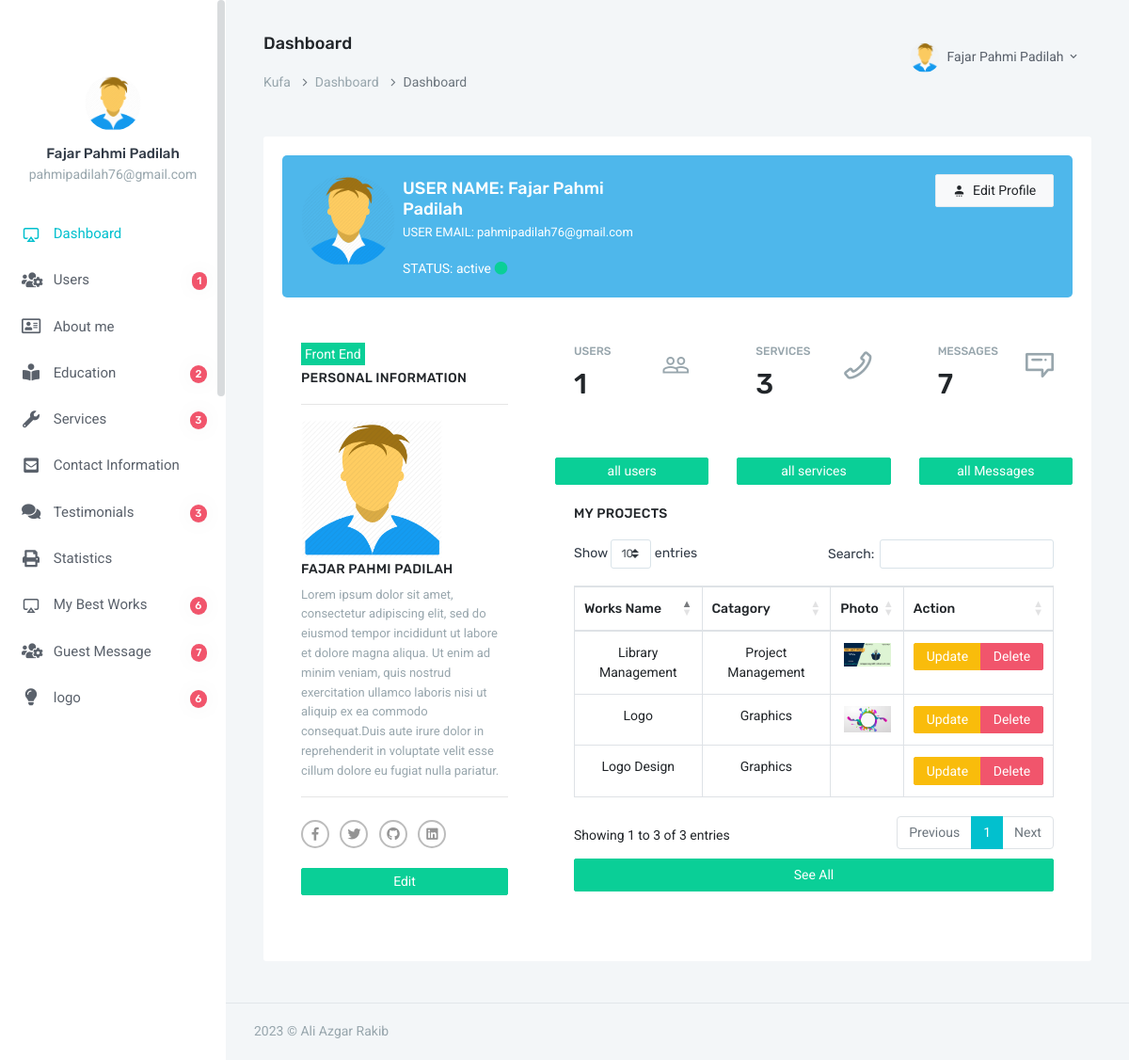
Screenshot of /admin/index.php (signed in) with the database file from the repository.
### tables this page shows
CREATE TABLE `users` (
  `id` int(3) NOT NULL,
  `fname` varchar(100) NOT NULL,
  `email` varchar(100) NOT NULL,
  `password` varchar(255) NOT NULL,
  `status` int(1) NOT NULL DEFAULT 1,
  `photo` varchar(100) NOT NULL DEFAULT 'default.png'
);

CREATE TABLE `about_me` (
  `id` int(2) NOT NULL,
  `name` varchar(100) NOT NULL,
  `intro` varchar(300) NOT NULL,
  `details` text NOT NULL,
  `fb_link` varchar(100) NOT NULL,
  `twitter_link` varchar(100) NOT NULL,
  `linkedin_link` varchar(100) NOT NULL,
  `github_link` varchar(100) NOT NULL,
  `photo` varchar(120) NOT NULL
);

CREATE TABLE `my_best_works` (
  `id` int(2) NOT NULL,
  `works_name` varchar(100) NOT NULL,
  `catagory` varchar(100) NOT NULL,
  `photo` varchar(110) NOT NULL DEFAULT 'default.jpg'
);

### admin/index.php (the view, shortened to what the rows shown need)
<?php
require_once "header.php";
require_once "db.php";
$email = $_SESSION['user_email'];
$query = "SELECT * FROM users WHERE email='$email'";
$result = $dbcon -> query($query);
$row = $result -> fetch_assoc();
$about_me = $dbcon->query("SELECT * FROM about_me");
$result = $about_me -> fetch_assoc();
$all_works = $dbcon->query("SELECT * FROM my_best_works ORDER BY id DESC LIMIT 3");
?>
    <div class="row">
                            <div class="col-sm-12">
                                <div class="profile-user-box card-box bg-info">
                                    <div class="row text-dark">
                                        <div class="col-sm-6">
                                            <span class="float-left mr-2"><img src="image/users/<?=$row['photo']?>" alt="profile_photo" width='100' class="avatar-xl rounded-circle"></span>
                                            <div class="media-body text-white">
                                                <h4 class="mt-1 mb-1 text-white font-18">USER NAME: <?=$row['fname']?></h4>
                                                <p class="font-13">USER EMAIL: <?=$row['email']?></p>
                                                <p class="mb-0">STATUS: active <i class="fa fa-circle text-success"></i></p>
                                            </div>
                                        </div>
                                    </div>
                                </div>
                            </div>
                        </div>
                        <div class="row">
                            <div class="col-xl-4">
                                <div class="card-box">
                                    <span class="bg-success p-1 text-white mb-1">Front End</span>
                                    <h4 class="header-title mt-1">Personal Information</h4>
                                    <hr>
                                    <img  src="image/profile/<?=$result['photo']?>" style="width: 150px;" >
                                    <h5 class="header-title mt-1"><?=$result['name']?></h5>
                                    <div class="panel-body">
                                        <p class="text-muted font-13"><?=$result['details']?></p>
                                        <hr/>
                                        <ul class="social-links list-inline mt-4 mb-0 mx-auto">
                                            <li class="list-inline-item">
                                            </li>
                                            <li class="list-inline-item">
                                            </li>
                                            <li class="list-inline-item">
                                            </li>
                                            <li class="list-inline-item">
                                            </li>
                                        </ul>
                                    </div>
                                    <br>
                                    <a class="btn btn-sm btn-block btn-success" href="about_me.php">Edit</a>
                                </div>
                              </div>
                            <div class="col-xl-8">
                                <div class="row">
                                    <div class="col-sm-4">
                                        <div class="card-box tilebox-one">
                                            <h2 class="" data-plugin="counterup">
                                              <?php
                                              $result = $dbcon->query("SELECT COUNT(*) AS total_users FROM users");
                                              $row = $result->fetch_assoc();
                                              echo $row['total_users'];
                                              ?>
                                          </h2>
                                        </div>
                                    </div>
                                    <div class="col-sm-4">
                                        <div class="card-box tilebox-one">
                                            <h2 class=""><span data-plugin="counterup">
                                              <?php
                                              $result = $dbcon->query("SELECT COUNT(*) AS total_services FROM services");
                                              $row = $result->fetch_assoc();
                                              echo $row['total_services'];
                                              ?>
                                              </span></h2>
                                        </div>
                                    </div>
                                    <div class="col-sm-4">
                                        <div class="card-box tilebox-one">
                                            <h2 class="" data-plugin="counterup">
                                              <?php
                                              $result = $dbcon->query("SELECT COUNT(*) AS total_messages FROM guest_messages");
                                              $row = $result->fetch_assoc();
                                              echo $row['total_messages'];
                                              ?>
                                              </h2>
                                        </div>
                                    </div>
                                </div>
                                <div class="card-box">
                                    <table id="example" class="table table-bordered text-center">
                                          <thead>
                                            <tr>
                                              <th>Works Name</th>
                                              <th>Catagory</th>
                                              <th>Photo</th>
                                              <th>Action</th>
                                            </tr>
                                          </thead>
                                          <tbody>
                                          <?php foreach ($all_works as $result) {
                                           ?>
                                            <tr>
                                              <td><?=$result['works_name']?></td>
                                              <td><?=$result['catagory']?></td>
                                              <td><img src="image/my_best_works/<?=$result['photo']?>" alt="" style="width: 50px;"></td>
                                              <td>
                                                <div class="btn-group">
                                                  <a class="btn btn-sm btn-warning" href="best_works_update.php?id=<?=base64_encode($result['id'])?>">Update</a>
                                                  <a class="btn btn-sm btn-danger" href="best_works_delete.php?id=<?=base64_encode($result['id'])?>">Delete</a>
                                                </div>
                                              </td>
                                            </tr>
                                          <?php } ?>
                                          </tbody>
                                        </table>
                            </div>
                        </div>
<?php
    require_once "footer.php";
?>

### admin/header.php (shortened to what the rows shown need)
<?php require_once "db.php"; ?>
<!doctype html>
<html lang="en">
<head>
        <link rel="stylesheet" href="https://cdnjs.cloudflare.com/ajax/libs/twitter-bootstrap/4.1.3/css/bootstrap.css">
        <link rel="stylesheet" href="https://cdn.datatables.net/1.10.20/css/dataTables.bootstrap4.min.css">
        <link href="assets/css/bootstrap.min.css" rel="stylesheet" type="text/css" />
        <link href="assets/css/icons.css" rel="stylesheet" type="text/css" />
        <link rel="stylesheet" href="../front_end_assets/css/fontawesome-all.min.css">
        <link href="assets/css/metismenu.min.css" rel="stylesheet" type="text/css" />
        <link href="assets/css/style.css" rel="stylesheet" type="text/css" />
    </head>
    <body>
        <div id="wrapper">
            <div class="left side-menu">
                <div class="slimscroll-menu" id="remove-scroll">
                    <div class="user-box">
                        <div class="user-img">
                <?php
                    $email_for_photo = $_SESSION['user_email'];
                    $query_for_photo = $dbcon->query( "SELECT photo FROM users WHERE email='$email_for_photo'");
                    $photo_from_db   = $query_for_photo -> fetch_assoc();
                 ?>
                            <img src="image/users/<?=$photo_from_db['photo']?>" alt="user-img" title="Mat Helme" class="rounded-circle img-fluid">
                        </div>
                    </div>
                </div>
            </div>
            <div class="content-page">
                <div class="topbar">
                    <nav class="navbar-custom">
                        <ul class="list-unstyled topbar-right-menu float-right mb-0">
                            <li class="dropdown notification-list">
                                <a class="nav-link dropdown-toggle nav-user" data-toggle="dropdown" href="#" role="button"
                                   aria-haspopup="false" aria-expanded="false">
                                    <img src="image/users/<?=$photo_from_db['photo']?>" alt="user" class="rounded-circle"> <span class="ml-1"><?=$_SESSION['user_name']?> <i class="mdi mdi-chevron-down"></i> </span>
                                </a>
                            </li>
                        </ul>
                    </nav>
                </div>
                <div class="content">
                    <div class="container-fluid">
                        <div class="row">
                            <div class="col-12">
                                <div class="card-box">

### rows the page displays
users: photo (picture), fname "Fajar Pahmi Padilah", email "pahmipadilah76@gmail.com"
about_me: photo (placeholder picture), name "FAJAR PAHMI PADILAH", details "Lorem ipsum dolor sit amet, consectetur adipiscing elit, sed do eiusmod tempor incididunt ut labore et dolore magna aliqua. Ut enim ad minim veniam, quis nostrud exercitation ullamco laboris nisi ut aliquip ex ea commodo consequat.Duis aute irure dolor in reprehenderit in voluptate velit esse cillum dolore eu fugiat nulla pariatur."
my_best_works: works_name "Logo", catagory "Graphics", photo (picture)
my_best_works: works_name "Library Management", catagory "Project Management", photo (picture)
my_best_works: works_name "Logo Design", catagory "Graphics"

### other values shown
$_SESSION['user_name'] "Fajar Pahmi Padilah"
$_SESSION['user_email'] "pahmipadilah76@gmail.com"
$row['total_users'] "1"
$education_row['total_field'] "2"
$services_row['total_field'] "3"
$testimonial_row['total_field'] "3"
$best_works_row['total_field'] "6"
$guest_message_row['total_field'] "7"
$logo_row['total_field'] "6"
$title "Dashboard"
$row['total_services'] "3"
$row['total_messages'] "7"
